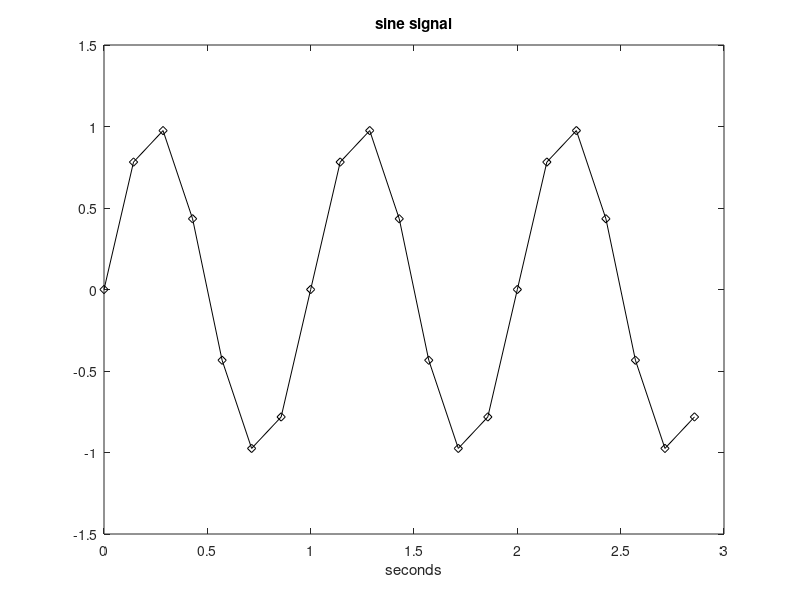

Here is the MATLAB script that generated this plot:
% Sine signal and low sampling frequency
fy=1; %signal frequency in Hz
wy=2*pi*fy; %signal frequency in rad/s
fs=7; %sampling frequency in Hz
tiv=1/fs; %time interval between samples;
t=0:tiv:(3-tiv); %time intervals set
y=sin(wy*t); %signal data set
plot(t,y,'-kd'); %plots figure
axis([0 3 -1.5 1.5]);
xlabel('seconds'); title('sine signal');